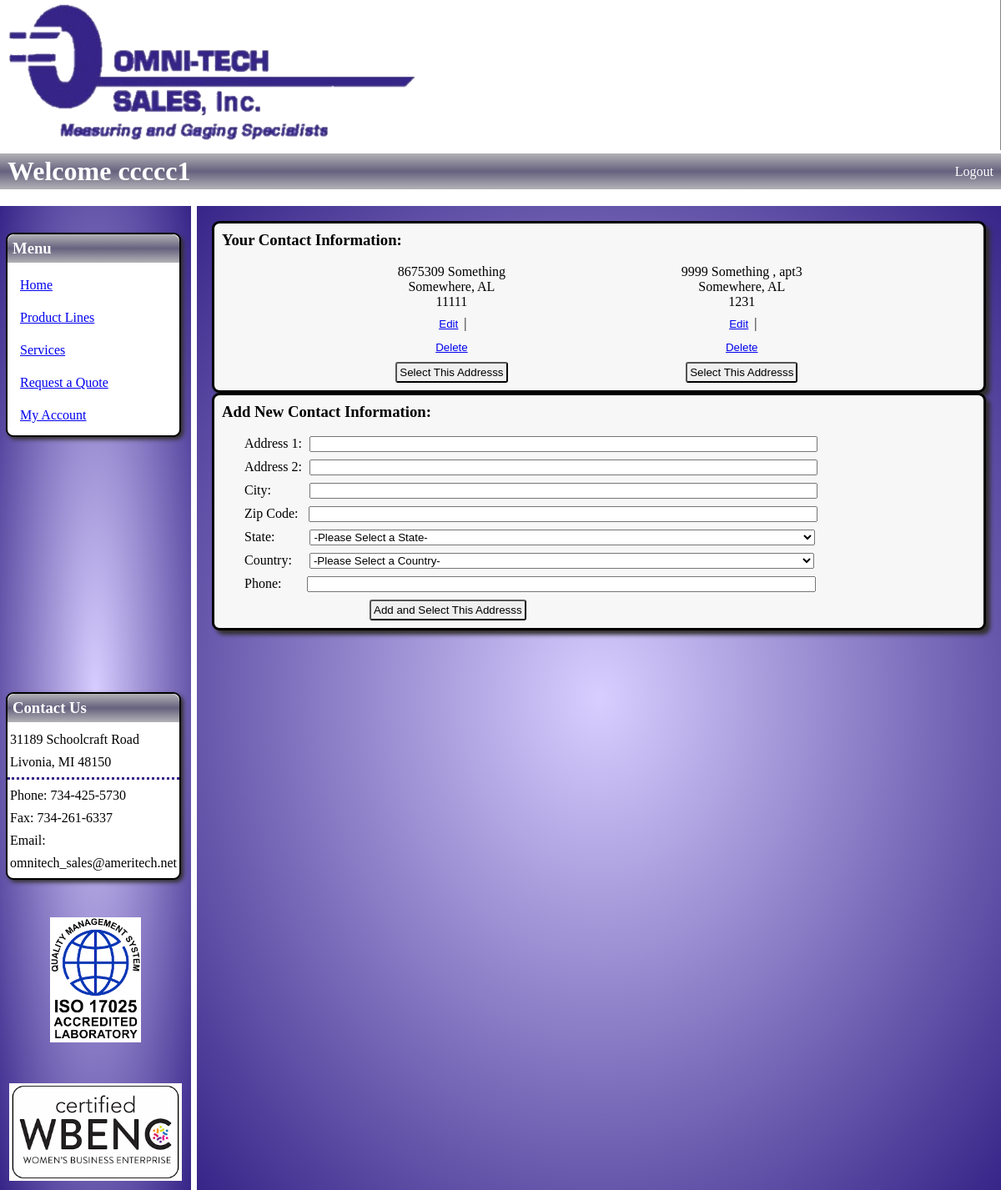
The page /select_contact_info (signed in) on the database its author committed.
### imgfield_app/models.py (models this page shows)
class User(models.Model):
    first_name = models.CharField(max_length=45)
    last_name = models.CharField(max_length=60)
    email = models.CharField(max_length=60)
    password = models.CharField(max_length=60)
    security_level = models.IntegerField()
    created_at = models.DateTimeField(auto_now_add=True)
    updated_at = models.DateTimeField(auto_now=True)
    objects = UserManager()

class ContactInfo(models.Model):
    user = models.ManyToManyField(
        User,
        related_name="user_contact_infos"
    )
    address_1 = models.CharField(max_length=54)
    address_2 = models.CharField(max_length=54, null=True, blank=True)
    city = models.CharField(max_length=54)
    zip_code = models.IntegerField()
    state = models.CharField(max_length=54)
    country = models.CharField(max_length=54)
    phone = models.CharField(max_length=15)
    created_at = models.DateTimeField(auto_now_add=True)
    updated_at = models.DateTimeField(auto_now=True)
    objects = ContactInfoManager()

### imgfield_app/views.py (the view)
# urls.py: path('select_contact_info', views.select_contact_info),
def select_contact_info(request):
    if 'user_id' in request.session:
        if 'open_quote' in request.session:
            orderer = User.objects.get(id=request.session['user_id'])
            user_contacts = ContactInfo.objects.filter(user = orderer)
            context = {
                'logged_user': orderer,
                'user_contacts': user_contacts,
            }
        return render(request, "select_contact_info.html", context)
    return redirect("/")

### imgfield_app/templates/select_contact_info.html (shortened to what this page needs)
<!DOCTYPE html>
<html lang="en">
<head>
    {% load static %}
    <link rel="stylesheet" href="{% static 'css/select_contact_info.css' %}">
</head>
<body>
    <img id="banner" src="{% static 'img/site/OmnitechBannerT.png' %}">
    <div id="header">
        <h1>Welcome {% if logged_user %}{{ logged_user.first_name }}{% endif %}</h1>
        <div id="links">
            {% if logged_user %}
                <a href="/signon/logout">Logout</a>
            {% else %}
                <a href="/signon">Log In/Register</a>
            {% endif %}
        </div>
    </div>
    <div id="content">
        <div id="l_sidebar">
            <div id="menu">
                <h3>Menu</h3>
                <a href="/">Home</a>
                <a href="/product_lines">Product Lines</a>
                <a href="/services/1">Services</a>
                <a href="/request_quote">Request a Quote</a>
                {% if logged_user %}
                    <a href="/user_account">My Account</a>
                {% endif %}
            </div>
            <div id="contact_us">
                <h3>Contact Us</h3>
                <p>31189 Schoolcraft Road</p>
                <p>Livonia, MI 48150</p>
                <div id="break"></div>
                <p>Phone: 734-425-5730</p>
                <p>Fax: 734-261-6337</p>
                <p>Email:</p>
                <p>omnitech_sales@ameritech.net</p>
            </div>
            <div id="badges">
                <img id="iso_badge" src="{% static 'img/site/iso17025_badge.png' %}">
                <img id="wbenc_badge" src="{% static 'img/site/wbenc_badge.png' %}">
            </div>
        </div>
        <div id="main">
            {% if user_contacts %}
                <div id="contact_display">
                    <h3>Your Contact Information:</h3>
                        <div id="contact_pods">
                            {% for contact in user_contacts %}
                                <div id="contact">
                                    <p>{{ contact.address_1 }}
                                        {% if contact.address_2 %},
                                        {{ contact.address_2 }}
                                        {% endif %}
                                    </p>
                                    <p>{{ contact.city }}, {{ contact.state }}</p>
                                    <p>{{ contact.zip_code }}</p>
                                    <div class="contact_options">
                                        <div class="style_box">
                                            <button type="submit"><a href="edit_contact/sci/{{ contact.id }}">Edit</a></button>
                                            {% if user_contacts.all.count > 1 %}
                                                <span> |  </span>
                                                <form action="/delete_contact" method="POST">
                                                    <button type="submit">Delete</button>
                                                </form>
                                                {% endif %}
                                        </div>
                                    </div>
                                    <form action="/submit_quote" method="POST">
                                        <button type="submit">Select This Addresss</button>
                                    </form>
                                </div>
                            {% endfor %}
                        </div>
                </div>
            {% endif %}
            <div id="add_new_contact">
                <h3>Add New Contact Information:</h3>
                <form action="/add_new_contact" method="POST">
                    <p>Address 1: <input id="address_1_input" type="text" name="address_1"></p>
                    <p>Address 2: <input id="address_2_input" type="text" name="address_2"></p>
                    <p>City: <input id="city_input" type="text" name="city"></p>
                    <p>Zip Code: <input id="zip_code_input" type="text" name="zip_code"></p>
                    <p>State:
                        <select id="state_input" name="state">
                            <option value="">-Please Select a State-</option>
                        </select>
                    <p>Country:
                        <select id="country_input" name="country">
                            <option value="">-Please Select a Country-</option>
                        </select>
                    </p>
                    <p>Phone: <input id="phone_input" type="text" name="phone"></p>
                    <button type="submit">Add and Select This Addresss</button>
                </form>
            </div>
        </div>
    </div>
</body>
</html>

### imgfield_app/static/css/select_contact_info.css (style rules this page uses)
* { margin: 0; padding: 0; }
#banner { width: 100%; height: 180px; }
#header { display: flex; margin-bottom: 20px; background-image: linear-gradient(#b2b2b6, #66617e, #b2b2b6); color: white; padding: 3px 9px; }
#header h1 { flex: 7; }
#links { text-align: right; padding-top: 10px; }
#links a { text-decoration: none; color: white; margin-bottom: 5px; }
#content { display: flex; }
#l_sidebar { flex: 2; background-image: radial-gradient(#d8ceff, #372588); padding: 7px; margin-right: 7px; }
#l_sidebar h3 { background-image: linear-gradient(#b2b2b6, #66617e, #b2b2b6); color: white; padding: 6px; margin-bottom: 12px; border-radius: 9px 9px 0px 0px; }
#menu, #contact_us { background-color: white; border-radius: 9px; border: 2px solid black; box-shadow: 3px 3px 5px rgb(51, 47, 47); margin-right: 5px; }
#menu { margin-top: 25px; }
#menu a { display: block; margin: 0px 9px 9px 9px; padding: 6px; border-radius: 3px; }
#contact_us { margin-top: 306px; }
#contact_us p { margin-bottom: 9px; padding: 0px 3px; }
#break { border-top: 3px dotted #372588; margin: 4px 0px 10px 0px; }
#badges { text-align: center; }
#iso_badge { height: 150px; margin-top: 45px; }
#wbenc_badge { width: 207px; margin-top: 45px; }
#main { flex: 10; background-image: radial-gradient(#d8ceff, #372588); padding: 18px; }
button { padding: 3px; border-radius: 3px; }
h3 { margin-bottom: 18px; }
#add_new_contact, #contact_display { background-color: #F7F7F7; border-radius: 9px; border: 3px solid black; box-shadow: 5px 5px 5px rgb(51, 47, 47); padding: 9px; }
#contact_pods { display: flex; flex-wrap: wrap; justify-content: space-evenly; }
#contact { text-align: center; justify-content: space-evenly; }
.contact_options button { border: none; text-decoration: underline; color: #0000EE; background-color: #F7F7F7; }
#contact button { margin-top: 7px; }
#add_new_contact form { margin-left: 27px; }
#add_new_contact p { margin-bottom: 9px; }
#address_1_input, #address_2_input { margin-left: 5px; width: 69%; }
#city_input { margin-left: 42px; width: 69%; }
#zip_code_input { margin-left: 9px; width: 69%; }
#state_input { margin-left: 38px; width: 69%; }
#country_input { margin-left: 17px; width: 69%; }
#phone_input { margin-left: 27px; width: 69%; }
#add_new_contact button { margin-left: 150px; }

### rows shown on the page
User: first_name "ccccc1"
ContactInfo: address_1 "8675309 Something", city "Somewhere", state "AL", zip_code "11111"
ContactInfo: address_1 "9999 Something", address_2 "apt3", city "Somewhere", state "AL", zip_code "1231"
